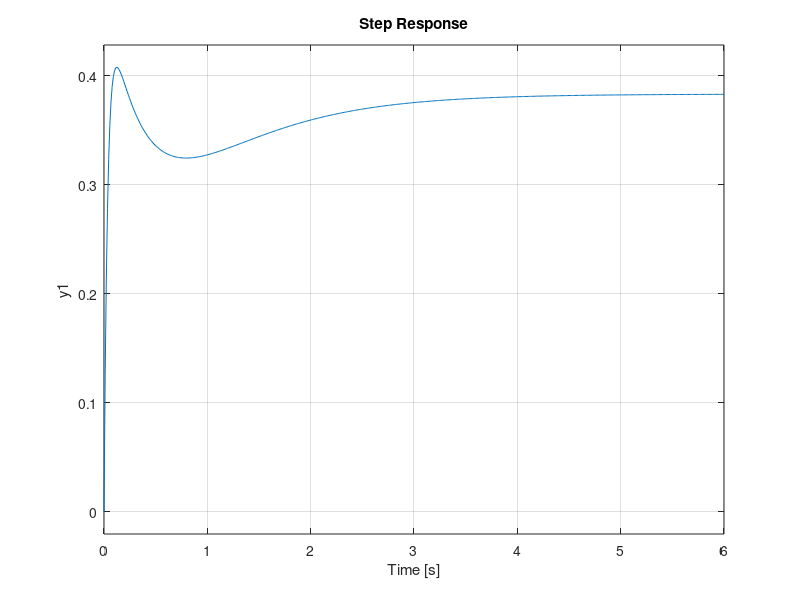

Recreate this plot in MATLAB. (Note: this script raises an error after producing the figure.)
% REALIMENTACION DE ESTADO SERVOSISTEMA TIPO 0 OBSERVADOR COMPLETO

% si me dan la fdt de la planta (ej)
s = tf('s');
G = (13*(s^2 + 2.5*s +2.5)) / ((s+0.88)*(s+4.5)*(s+13.2));

% para conocer los valores del ov% y ts del sistema realimentado sin
% controlador
step(feedback(G,1))

% Definicion de las matrices
sys = ss(G);
A = sys.A;
B = sys.B;
C = sys.C;
D = sys.D;

% Definicion de las matrices transformadas (tipo 0 a tipo 1)
[~,n] = size(A);
Ahat = [A zeros(n,1); -C 0];
Bhat = [B;0];

% Definicion vector depolos deseados (para cumplir con el overshoot)
J = [-2.66+3i -2.66-3i -2 -2];

% Calculo de las ganancias de realimentacion
Khat = acker(Ahat,Bhat,J);
[~,m] = size(Khat);

% K de realimentacion
K = Khat(1:m-1);

% Valor de Ki (SIMULINK)
Ki = -Khat(m);

% Matrices del nuevo sistema realimentado tipo0 a tipo 1
AA = [A-B*K B*Ki;-C 0];
BB = [0;0;0;1];
CC = [C 0];
DD = 0;

% para ver la respuesta al escalon del sistema realimentado
step(AA,BB,CC,DD)

% Calculo de ganancias de realimentacion del observador (Ke)
Ke = acker(A',C',[-30 -30 -30])';

% Matrices del Sistema Observador
A_ = A-Ke*C-B*K;
B_ = Ke;
C_ = K;
D_ = 0;

% espacio de estados del observador
sys = ss(A_,B_,C_,D_);

% Hallando el numerador y denominador fdt 
[num,den] = ss2tf(A_,B_,C_,D_);

% FDT del controlador:
fdt_sys = tf(num,den);


